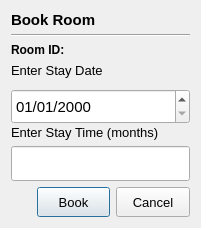
<?xml version="1.0" encoding="UTF-8"?>
<ui version="4.0">
 <class>Booking</class>
 <widget class="QDialog" name="Booking">
  <property name="geometry">
   <rect>
    <x>0</x>
    <y>0</y>
    <width>201</width>
    <height>225</height>
   </rect>
  </property>
  <property name="windowTitle">
   <string>Book Room</string>
  </property>
  <layout class="QVBoxLayout" name="verticalLayout_3">
   <item>
    <layout class="QVBoxLayout" name="verticalLayout_8">
     <property name="spacing">
      <number>5</number>
     </property>
     <item>
      <widget class="QLabel" name="label_6">
       <property name="minimumSize">
        <size>
         <width>0</width>
         <height>0</height>
        </size>
       </property>
       <property name="maximumSize">
        <size>
         <width>16777215</width>
         <height>20</height>
        </size>
       </property>
       <property name="font">
        <font>
         <pointsize>11</pointsize>
         <bold>true</bold>
        </font>
       </property>
       <property name="text">
        <string>Book Room</string>
       </property>
      </widget>
     </item>
     <item>
      <widget class="Line" name="line_2">
       <property name="orientation">
        <enum>Qt::Orientation::Horizontal</enum>
       </property>
      </widget>
     </item>
    </layout>
   </item>
   <item>
    <layout class="QHBoxLayout" name="horizontalLayout_3">
     <item>
      <widget class="QLabel" name="label_22">
       <property name="maximumSize">
        <size>
         <width>60</width>
         <height>16777215</height>
        </size>
       </property>
       <property name="font">
        <font>
         <pointsize>9</pointsize>
         <bold>true</bold>
        </font>
       </property>
       <property name="text">
        <string>Room ID: </string>
       </property>
      </widget>
     </item>
     <item>
      <widget class="QLabel" name="ID">
       <property name="font">
        <font>
         <bold>true</bold>
        </font>
       </property>
       <property name="text">
        <string/>
       </property>
      </widget>
     </item>
    </layout>
   </item>
   <item>
    <layout class="QVBoxLayout" name="verticalLayout">
     <item>
      <widget class="QLabel" name="label_21">
       <property name="font">
        <font>
         <pointsize>10</pointsize>
        </font>
       </property>
       <property name="text">
        <string>Enter Stay Date</string>
       </property>
      </widget>
     </item>
     <item>
      <widget class="QDateEdit" name="dateEdit">
       <property name="minimumSize">
        <size>
         <width>0</width>
         <height>35</height>
        </size>
       </property>
       <property name="maximumSize">
        <size>
         <width>16777215</width>
         <height>25</height>
        </size>
       </property>
       <property name="font">
        <font>
         <pointsize>11</pointsize>
        </font>
       </property>
       <property name="autoFillBackground">
        <bool>false</bool>
       </property>
       <property name="styleSheet">
        <string notr="true"/>
       </property>
       <property name="displayFormat">
        <string>dd/MM/yyyy</string>
       </property>
      </widget>
     </item>
    </layout>
   </item>
   <item>
    <layout class="QVBoxLayout" name="verticalLayout_2">
     <item>
      <widget class="QLabel" name="label_20">
       <property name="font">
        <font>
         <pointsize>10</pointsize>
        </font>
       </property>
       <property name="text">
        <string>Enter Stay Time (months)</string>
       </property>
      </widget>
     </item>
     <item>
      <widget class="QLineEdit" name="stay">
       <property name="minimumSize">
        <size>
         <width>0</width>
         <height>35</height>
        </size>
       </property>
       <property name="font">
        <font>
         <pointsize>11</pointsize>
        </font>
       </property>
       <property name="styleSheet">
        <string notr="true"/>
       </property>
       <property name="placeholderText">
        <string/>
       </property>
      </widget>
     </item>
    </layout>
   </item>
   <item>
    <layout class="QHBoxLayout" name="horizontalLayout_2">
     <item>
      <spacer name="horizontalSpacer">
       <property name="orientation">
        <enum>Qt::Orientation::Horizontal</enum>
       </property>
       <property name="sizeHint" stdset="0">
        <size>
         <width>40</width>
         <height>20</height>
        </size>
       </property>
      </spacer>
     </item>
     <item>
      <layout class="QHBoxLayout" name="horizontalLayout">
       <item>
        <widget class="QPushButton" name="Datbtn">
         <property name="minimumSize">
          <size>
           <width>55</width>
           <height>30</height>
          </size>
         </property>
         <property name="font">
          <font>
           <pointsize>10</pointsize>
          </font>
         </property>
         <property name="styleSheet">
          <string notr="true">QPushButton{
/background-color: #34D481;
/color:white;
/border:none;
/border-radius: 8px;
/font-weight:bold;
/font-size: 10px;
}</string>
         </property>
         <property name="text">
          <string>Book</string>
         </property>
         <property name="checkable">
          <bool>false</bool>
         </property>
        </widget>
       </item>
       <item>
        <widget class="QPushButton" name="pushButton_2">
         <property name="minimumSize">
          <size>
           <width>18</width>
           <height>30</height>
          </size>
         </property>
         <property name="font">
          <font>
           <pointsize>10</pointsize>
          </font>
         </property>
         <property name="styleSheet">
          <string notr="true">QPushButton{
/background-color: #585858;
/color:white;
/border:none;
/border-radius: 8px;
/font-weight:bold;
/font-size: 10px;
}</string>
         </property>
         <property name="text">
          <string>Cancel</string>
         </property>
         <property name="checkable">
          <bool>true</bool>
         </property>
        </widget>
       </item>
      </layout>
     </item>
    </layout>
   </item>
  </layout>
 </widget>
 <resources/>
 <connections>
  <connection>
   <sender>pushButton_2</sender>
   <signal>toggled(bool)</signal>
   <receiver>Booking</receiver>
   <slot>close()</slot>
   <hints>
    <hint type="sourcelabel">
     <x>168</x>
     <y>186</y>
    </hint>
    <hint type="destinationlabel">
     <x>168</x>
     <y>212</y>
    </hint>
   </hints>
  </connection>
 </connections>
</ui>
